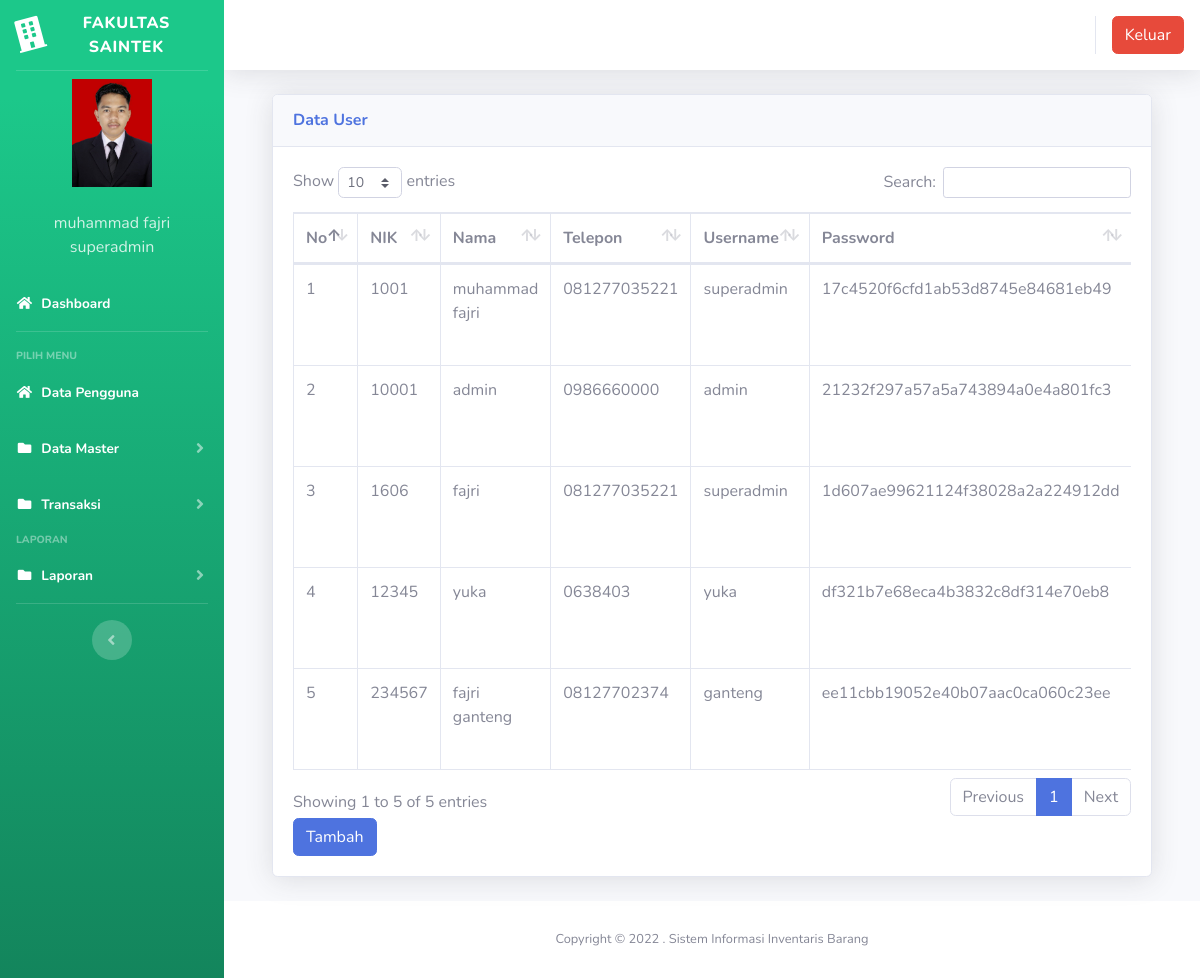
Page /index3.php?page=pengguna (signed in) on the committed database.
### tables this page shows
CREATE TABLE `users` (
  `id` int(11) NOT NULL,
  `nik` varchar(10) NOT NULL,
  `nama` varchar(100) NOT NULL,
  `alamat` varchar(200) NOT NULL,
  `telepon` varchar(100) NOT NULL,
  `username` varchar(100) NOT NULL,
  `password` varchar(100) NOT NULL,
  `level` varchar(25) NOT NULL DEFAULT 'member',
  `foto` varchar(25) NOT NULL
);

### page/pengguna/pengguna.php (the view, shortened to what this page needs)
<div class="container-fluid">
  <div class="card shadow mb-4">
    <div class="card-header py-3">
      <h6 class="m-0 font-weight-bold text-primary">Data User</h6>
    </div>
    <div class="card-body">
      <div class="table-responsive">
        <table class="table table-bordered" id="dataTable" width="100%" cellspacing="0">
        <thead>
                                <tr>
			<th>No</th>
			<th>NIK</th>
			<th>Nama</th>
			<th>Telepon</th>
			<th>Username</th>
                                    <th>Password</th>
                                </tr>
		</thead>
          <tbody>
            <?php
	$no = 1;
	$sql = $koneksi->query("select * from users");
	while ($data = $sql->fetch_assoc()) {
	?>
                                <tr>
                                    <td><?php echo $no++; ?></td>
			<td><?php echo $data['nik'] ?></td>
			<td><?php echo $data['nama'] ?></td>
			<td><?php echo $data['telepon'] ?></td>
                                    <td><?php echo $data['username'] ?></td>
			<td><?php echo $data['password'] ?></td>
                                </tr>
	<?php }?>
		   </tbody>
                        </table>
<a href="?page=pengguna&aksi=tambahpengguna" class="btn btn-primary" >Tambah</a>
      </div>
    </div>
  </div>
</div>

### index3.php (shortened to what this page needs)
<?php
	$koneksi = new mysqli("localhost","root","","inventori");
	?>
<!DOCTYPE html>
<html lang="en">
<head>
  <link href="vendor/fontawesome-free/css/all.min.css" rel="stylesheet" type="text/css">
  <link href="css/sb-admin-2.min.css" rel="stylesheet">
  <link href="vendor/datatables/dataTables.bootstrap4.min.css" rel="stylesheet">
</head>
<body id="page-top">
  <div id="wrapper">
    <ul class="navbar-nav bg-gradient-success sidebar sidebar-dark accordion" id="accordionSidebar">
      <a class="sidebar-brand d-flex align-items-center justify-content-center" href="index3.php">
        <div class="sidebar-brand-icon rotate-n-15">
          <i class="fas fa-building"></i>
        </div>
        <div class="sidebar-brand-text mx-2">FAKULTAS SAINTEK </div>
      </a>
      <hr class="sidebar-divider my-0">
 <?php
   if ($_SESSION['superadmin']) {
	   $user = $_SESSION['superadmin'];
   }
   $sql =$koneksi->query("select * from users where id='$user'");
   $data = $sql->fetch_assoc();
   ?>
    <li class="d-flex align-items-center justify-content-center">
        <a class="nav-link">
		 <img src="img/<?php echo $data['foto']?>" class="img-circle" width="80" alt="User"/></a>
	  </li>
		 <li class="nav-item ">
        <a class="nav-link">
         	<div class="d-flex align-items-center justify-content-center" class="name">  <?php echo  $data['nama'];?></div></font>
			<div class="d-flex align-items-center justify-content-center" class="email"><?php echo $data['level'];?></div>
		 </a>
      </li>
      <li class="nav-item active">
        <a class="nav-link" href="?page=home3">
          <i class="fas fa-fw fa-home"></i>
          <span>Dashboard</span></a>
      </li>
      <hr class="sidebar-divider">
      <div class="sidebar-heading">
        Pilih Menu
      </div>
	    <li class="nav-item active">
        <a class="nav-link" href="?page=pengguna">
          <i class="fas fa-fw fa-home"></i>
          <span>Data Pengguna</span></a>
      </li>
	   <li class="nav-item active">
        <a class="nav-link collapsed" href="#" data-toggle="collapse" data-target="#collapseData" aria-expanded="true" aria-controls="collapseData">
          <i class="fas fa-fw fa-folder"></i>
          <span>Data Master</span>
        </a>
      </li>
	    <li class="nav-item active">
        <a class="nav-link collapsed" href="#" data-toggle="collapse" data-target="#collapsePages" aria-expanded="true" aria-controls="collapsePages">
          <i class="fas fa-fw fa-folder"></i>
          <span>Transaksi</span>
        </a>
      </li>
      <div class="sidebar-heading">
        Laporan
      </div>
	     <li class="nav-item active">
        <a class="nav-link collapsed" href="#" data-toggle="collapse" data-target="#collapseLaporan" aria-expanded="true" aria-controls="collapseLaporan">
          <i class="fas fa-fw fa-folder"></i>
          <span>Laporan</span>
        </a>
      </li>
      <hr class="sidebar-divider d-none d-md-block">
      <div class="text-center d-none d-md-inline">
        <button class="rounded-circle border-0" id="sidebarToggle"></button>
      </div>
    </ul>
    <div id="content-wrapper" class="d-flex flex-column">
      <div id="content">
        <nav class="navbar navbar-expand navbar-light bg-white topbar mb-4 static-top shadow">
          <ul class="navbar-nav ml-auto">
            <li class="nav-item dropdown no-arrow">
			 <div class="top-menu">
        <ul class="nav pull-right top-menu">
           <li><a onclick="return confirm('Apakah anda yakin akan logout?')" class="btn btn-danger" class="logout" href="logout.php">Keluar</a></li>
        </ul>
      </div>
            </li>
          </ul>
        </nav>
        <div class="container-fluid">
		 <section class="content">
		      <?php
			   $page = $_GET['page'];
			   $aksi = $_GET['aksi'];
			   	if ($page == "pengguna") {
				   if ($aksi == "") {
					   include "page/pengguna/pengguna.php";
				   }
			   }
			   ?>
    </section>
</div>
      <footer class="sticky-footer bg-white">
        <div class="container my-auto">
          <div class="copyright text-center my-auto">
            <span>Copyright &copy; 2022 . Sistem Informasi Inventaris Barang</span>
          </div>
        </div>
      </footer>
    </div>
  </div>
  </div>
</body>
</html>

### rows in the picture
users: foto (picture), nama "muhammad fajri", level "superadmin", nik "1001", telepon "081277035221", username "superadmin", password "17c4520f6cfd1ab53d8745e84681eb49"
users: nik "10001", nama "admin", telepon "0986660000", username "admin", password "21232f297a57a5a743894a0e4a801fc3"
users: nik "1606", nama "fajri", telepon "081277035221", username "superadmin", password "1d607ae99621124f38028a2a224912dd"
users: nik "12345", nama "yuka", telepon "0638403", username "yuka", password "df321b7e68eca4b3832c8df314e70eb8"
users: nik "234567", nama "fajri ganteng", telepon "08127702374", username "ganteng", password "ee11cbb19052e40b07aac0ca060c23ee"
